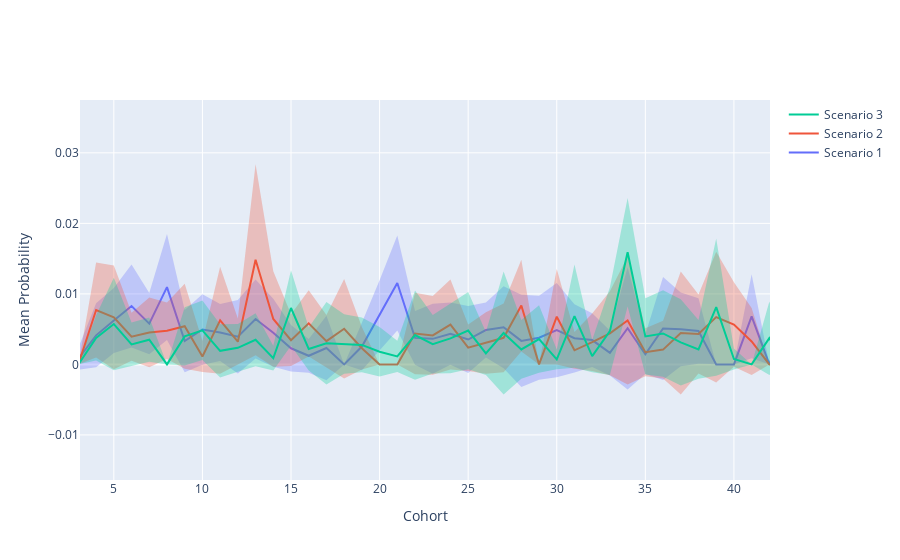

The notebook cell saved with this chart:
### Code cell
'''
    Continuous Graph
'''

import plotly.graph_objects as go

abs1["Scenario"] = abs1["Scenario"].astype(str)
scenarios = abs1["Scenario"].unique()

# Define a color map for the scenarios
color_map = {
    scenario: f"rgba({r}, {g}, {b}, 0.3)"
    for scenario, (r, g, b) in zip(scenarios, [(99, 109, 250), (239, 85, 59), (0, 204, 150)])
}




fig = go.Figure()

for scenario in scenarios:
    scenario_data = abs1[abs1["Scenario"] == scenario]
    
    fig.add_trace(go.Scatter(x=scenario_data['Cohort'],
                             y=scenario_data['Probability_mean'],
                             name=f'Scenario {scenario}',
                             mode='lines',
                             line=dict(color=color_map[scenario].replace('0.3', '1')))
                 )
    
    fig.add_trace(go.Scatter(x=scenario_data['Cohort'],
                             y=scenario_data['ci95_hi'],
                             name='Upper Bound of {}'.format(scenario),
                             mode='lines',
                             marker=dict(color="#444"),
                             line=dict(width=0),
                             showlegend=False))
    
    fig.add_trace(go.Scatter(x=scenario_data['Cohort'],
                             y=scenario_data['ci95_lo'],
                             name='Lower Bound of {}'.format(scenario),
                             mode='lines',
                             marker=dict(color="#444"),
                             line=dict(width=0),
                             showlegend=False,
                             fillcolor=color_map[scenario],
                             fill='tonexty'))
fig.update_layout(
    xaxis_title="Cohort",
    yaxis_title="Mean Probability",
    # paper_bgcolor='rgba(0,0,0,0)',
    # plot_bgcolor = 'rgba(0,0,0,0)',
    # showlegend=False
)

fig.show()
